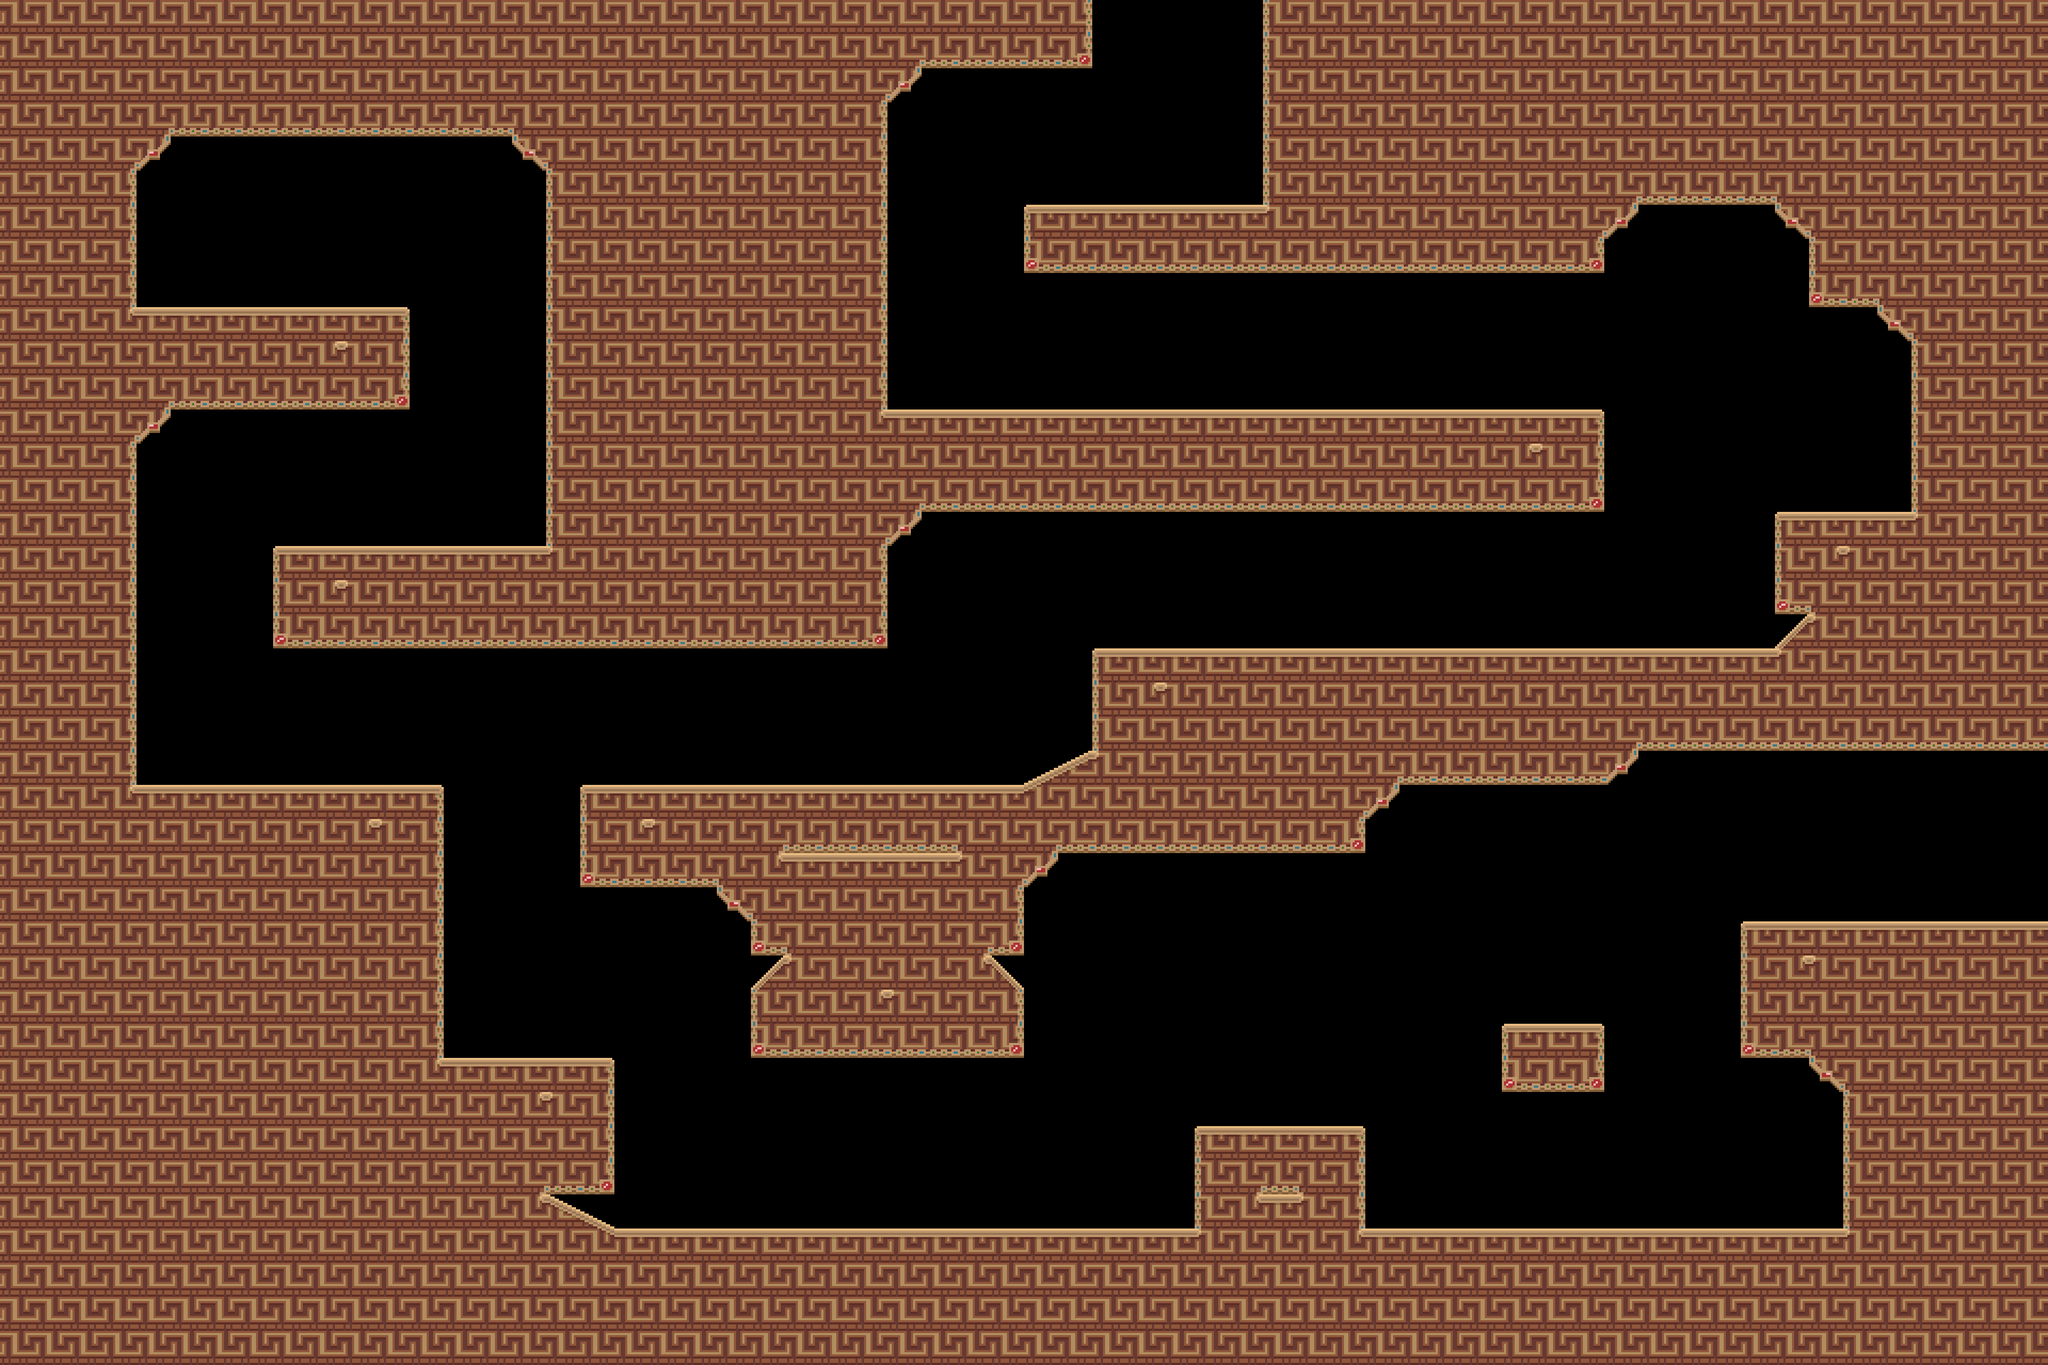

This game map was drawn from its Tiled (.tmx) file and the tilesets committed beside it. A one-line description and the full map source follow:
An orthogonal 60x40 tile map with 64x64 px tiles, 1 tile layer (tiles) and 6 objects (N, E, player).

<map version="1.4" tiledversion="1.4.3" orientation="orthogonal" renderorder="right-down" width="60" height="40" tilewidth="64" tileheight="64" infinite="0" nextlayerid="5" nextobjectid="10">
 <tileset firstgid="1" source="../tileset2.tsx" />
 <layer id="1" name="tiles" width="60" height="40">
  <data encoding="csv">
11,11,11,11,11,11,11,11,11,11,11,11,11,11,11,11,11,11,11,11,11,11,11,11,11,11,11,11,11,11,11,12,0,0,0,0,0,10,11,11,11,11,11,11,11,11,11,11,11,11,11,11,11,11,11,11,11,11,11,11,
11,11,11,11,11,11,11,11,11,11,11,11,11,11,11,11,11,11,11,11,11,11,11,11,11,11,5,20,20,20,20,21,0,0,0,0,0,10,11,11,11,11,11,11,11,11,11,11,11,11,11,11,11,11,11,11,11,11,11,11,
11,11,11,11,11,11,11,11,11,11,11,11,11,11,11,11,11,11,11,11,11,11,11,11,11,5,18,0,0,0,0,0,0,0,0,0,0,10,11,11,11,11,11,11,11,11,11,11,11,11,11,11,11,11,11,11,11,11,11,11,
11,11,11,11,5,20,20,20,20,20,20,20,20,20,20,6,11,11,11,11,11,11,11,11,11,12,0,0,0,0,0,0,0,0,0,0,0,10,11,11,11,11,11,11,11,11,11,11,11,11,11,11,11,11,11,11,11,11,11,11,
11,11,11,5,18,0,0,0,0,0,0,0,0,0,0,36,6,11,11,11,11,11,11,11,11,12,0,0,0,0,0,0,0,0,0,0,0,10,11,11,11,11,11,11,11,11,11,11,11,11,11,11,11,11,11,11,11,11,11,11,
11,11,11,12,0,0,0,0,0,0,0,0,0,0,0,0,10,11,11,11,11,11,11,11,11,12,0,0,0,0,0,0,0,0,0,0,0,10,11,11,11,11,11,11,11,11,11,5,20,20,20,20,6,11,11,11,11,11,11,11,
11,11,11,12,0,0,0,0,0,0,0,0,0,0,0,0,10,11,11,11,11,11,11,11,11,12,0,0,0,0,1,2,2,2,2,2,2,15,11,11,11,11,11,11,11,11,5,18,0,0,0,0,36,6,11,11,11,11,11,11,
11,11,11,12,0,0,0,0,0,0,0,0,0,0,0,0,10,11,11,11,11,11,11,11,11,12,0,0,0,0,19,20,20,20,20,20,20,20,20,20,20,20,20,20,20,20,21,0,0,0,0,0,0,10,11,11,11,11,11,11,
11,11,11,12,0,0,0,0,0,0,0,0,0,0,0,0,10,11,11,11,11,11,11,11,11,12,0,0,0,0,0,0,0,0,0,0,0,0,0,0,0,0,0,0,0,0,0,0,0,0,0,0,0,19,20,6,11,11,11,11,
11,11,11,14,2,2,2,2,2,2,2,3,0,0,0,0,10,11,11,11,11,11,11,11,11,12,0,0,0,0,0,0,0,0,0,0,0,0,0,0,0,0,0,0,0,0,0,0,0,0,0,0,0,0,0,36,6,11,11,11,
11,11,11,11,11,11,11,11,11,14,15,12,0,0,0,0,10,11,11,11,11,11,11,11,11,12,0,0,0,0,0,0,0,0,0,0,0,0,0,0,0,0,0,0,0,0,0,0,0,0,0,0,0,0,0,0,10,11,11,11,
11,11,11,11,5,20,20,20,20,20,20,21,0,0,0,0,10,11,11,11,11,11,11,11,11,12,0,0,0,0,0,0,0,0,0,0,0,0,0,0,0,0,0,0,0,0,0,0,0,0,0,0,0,0,0,0,10,11,11,11,
11,11,11,5,18,0,0,0,0,0,0,0,0,0,0,0,10,11,11,11,11,11,11,11,11,14,2,2,2,2,2,2,2,2,2,2,2,2,2,2,2,2,2,2,2,2,3,0,0,0,0,0,0,0,0,0,10,11,11,11,
11,11,11,12,0,0,0,0,0,0,0,0,0,0,0,0,10,11,11,11,11,11,11,11,11,11,11,11,11,11,11,11,11,11,11,11,11,11,11,11,11,11,11,11,14,15,12,0,0,0,0,0,0,0,0,0,10,11,11,11,
11,11,11,12,0,0,0,0,0,0,0,0,0,0,0,0,10,11,11,11,11,11,11,11,11,11,5,20,20,20,20,20,20,20,20,20,20,20,20,20,20,20,20,20,20,20,21,0,0,0,0,0,0,0,0,0,10,11,11,11,
11,11,11,12,0,0,0,0,0,0,0,0,0,0,0,0,10,11,11,11,11,11,11,11,11,5,18,0,0,0,0,0,0,0,0,0,0,0,0,0,0,0,0,0,0,0,0,0,0,0,0,0,1,2,2,2,15,11,11,11,
11,11,11,12,0,0,0,0,1,2,2,2,2,2,2,2,15,11,11,11,11,11,11,11,11,12,0,0,0,0,0,0,0,0,0,0,0,0,0,0,0,0,0,0,0,0,0,0,0,0,0,0,10,14,15,11,11,11,11,11,
11,11,11,12,0,0,0,0,10,14,15,11,11,11,11,11,11,11,11,11,11,11,11,11,11,12,0,0,0,0,0,0,0,0,0,0,0,0,0,0,0,0,0,0,0,0,0,0,0,0,0,0,19,6,11,11,11,11,11,11,
11,11,11,12,0,0,0,0,19,20,20,20,20,20,20,20,20,20,20,20,20,20,20,20,20,21,0,0,0,0,0,0,0,0,0,0,0,0,0,0,0,0,0,0,0,0,0,0,0,0,0,0,8,15,11,11,11,11,11,11,
11,11,11,12,0,0,0,0,0,0,0,0,0,0,0,0,0,0,0,0,0,0,0,0,0,0,0,0,0,0,0,0,1,2,2,2,2,2,2,2,2,2,2,2,2,2,2,2,2,2,2,2,15,11,11,11,11,11,11,11,
11,11,11,12,0,0,0,0,0,0,0,0,0,0,0,0,0,0,0,0,0,0,0,0,0,0,0,0,0,0,0,0,10,14,15,11,11,11,11,11,11,11,11,11,11,11,11,11,11,11,11,11,11,11,11,11,11,11,11,11,
11,11,11,12,0,0,0,0,0,0,0,0,0,0,0,0,0,0,0,0,0,0,0,0,0,0,0,0,0,0,0,0,10,11,11,11,11,11,11,11,11,11,11,11,11,11,11,5,20,20,20,20,20,20,20,20,20,20,20,20,
11,11,11,12,0,0,0,0,0,0,0,0,0,0,0,0,0,0,0,0,0,0,0,0,0,0,0,0,0,0,25,26,15,11,11,11,11,11,11,11,5,20,20,20,20,20,20,18,0,0,0,0,0,0,0,0,0,0,0,0,
11,11,11,14,2,2,2,2,2,2,2,2,3,0,0,0,0,1,2,2,2,2,2,2,2,2,2,2,2,2,34,11,11,11,11,11,11,11,11,5,18,0,0,0,0,0,0,0,0,0,0,0,0,0,0,0,0,0,0,0,
11,11,11,11,11,11,11,11,11,11,14,15,12,0,0,0,0,10,14,15,11,11,5,20,20,20,20,20,6,11,5,20,20,20,20,20,20,20,20,21,0,0,0,0,0,0,0,0,0,0,0,0,0,0,0,0,0,0,0,0,
11,11,11,11,11,11,11,11,11,11,11,11,12,0,0,0,0,19,20,20,20,6,14,2,2,2,2,2,15,5,18,0,0,0,0,0,0,0,0,0,0,0,0,0,0,0,0,0,0,0,0,0,0,0,0,0,0,0,0,0,
11,11,11,11,11,11,11,11,11,11,11,11,12,0,0,0,0,0,0,0,0,36,6,11,11,11,11,11,11,12,0,0,0,0,0,0,0,0,0,0,0,0,0,0,0,0,0,0,0,0,0,0,0,0,0,0,0,0,0,0,
11,11,11,11,11,11,11,11,11,11,11,11,12,0,0,0,0,0,0,0,0,0,19,6,11,11,11,11,5,21,0,0,0,0,0,0,0,0,0,0,0,0,0,0,0,0,0,0,0,0,0,1,2,2,2,2,2,2,2,2,
11,11,11,11,11,11,11,11,11,11,11,11,12,0,0,0,0,0,0,0,0,0,8,15,11,11,11,11,14,7,0,0,0,0,0,0,0,0,0,0,0,0,0,0,0,0,0,0,0,0,0,10,14,15,11,11,11,11,11,11,
11,11,11,11,11,11,11,11,11,11,11,11,12,0,0,0,0,0,0,0,0,0,10,11,11,14,15,11,11,12,0,0,0,0,0,0,0,0,0,0,0,0,0,0,0,0,0,0,0,0,0,10,11,11,11,11,11,11,11,11,
11,11,11,11,11,11,11,11,11,11,11,11,12,0,0,0,0,0,0,0,0,0,19,20,20,20,20,20,20,21,0,0,0,0,0,0,0,0,0,0,0,0,0,0,1,2,3,0,0,0,0,19,20,6,11,11,11,11,11,11,
11,11,11,11,11,11,11,11,11,11,11,11,14,2,2,2,2,3,0,0,0,0,0,0,0,0,0,0,0,0,0,0,0,0,0,0,0,0,0,0,0,0,0,0,19,20,21,0,0,0,0,0,0,36,6,11,11,11,11,11,
11,11,11,11,11,11,11,11,11,11,11,11,11,11,11,14,15,12,0,0,0,0,0,0,0,0,0,0,0,0,0,0,0,0,0,0,0,0,0,0,0,0,0,0,0,0,0,0,0,0,0,0,0,0,10,11,11,11,11,11,
11,11,11,11,11,11,11,11,11,11,11,11,11,11,11,11,11,12,0,0,0,0,0,0,0,0,0,0,0,0,0,0,0,0,0,1,2,2,2,3,0,0,0,0,0,0,0,0,0,0,0,0,0,0,10,11,11,11,11,11,
11,11,11,11,11,11,11,11,11,11,11,11,11,11,11,5,20,21,0,0,0,0,0,0,0,0,0,0,0,0,0,0,0,0,0,10,5,20,6,12,0,0,0,0,0,0,0,0,0,0,0,0,0,0,10,11,11,11,11,11,
11,11,11,11,11,11,11,11,11,11,11,11,11,11,11,14,23,24,0,0,0,0,0,0,0,0,0,0,0,0,0,0,0,0,0,10,14,2,15,12,0,0,0,0,0,0,0,0,0,0,0,0,0,0,10,11,11,11,11,11,
11,11,11,11,11,11,11,11,11,11,11,11,11,11,11,11,11,33,2,2,2,2,2,2,2,2,2,2,2,2,2,2,2,2,2,15,11,11,11,14,2,2,2,2,2,2,2,2,2,2,2,2,2,2,15,11,11,11,11,11,
11,11,11,11,11,11,11,11,11,11,11,11,11,11,11,11,11,11,11,11,11,11,11,11,11,11,11,11,11,11,11,11,11,11,11,11,11,11,11,11,11,11,11,11,11,11,11,11,11,11,11,11,11,11,11,11,11,11,11,11,
11,11,11,11,11,11,11,11,11,11,11,11,11,11,11,11,11,11,11,11,11,11,11,11,11,11,11,11,11,11,11,11,11,11,11,11,11,11,11,11,11,11,11,11,11,11,11,11,11,11,11,11,11,11,11,11,11,11,11,11,
11,11,11,11,11,11,11,11,11,11,11,11,11,11,11,11,11,11,11,11,11,11,11,11,11,11,11,11,11,11,11,11,11,11,11,11,11,11,11,11,11,11,11,11,11,11,11,11,11,11,11,11,11,11,11,11,11,11,11,11
</data>
 </layer>
 <objectgroup id="3" name="conx">
  <object id="8" name="N" x="2048" y="0" width="320" height="128" />
  <object id="9" name="E" x="3712" y="1408" width="128" height="320" />
 </objectgroup>
 <objectgroup id="4" name="spawns">
  <object id="7" name="player" x="384" y="512">
   <point />
  </object>
 </objectgroup>
 <objectgroup id="2" name="collision">
  <object id="1" x="0" y="0">
   <polygon points="0,0 2048,0 2048,128 1728,128 1664,192 1664,768 3008,768 3008,960 1728,960 1664,1024 1664,1216 512,1216 512,1024 1024,1024 1024,320 960,256 320,256 256,320 256,576 768,576 768,768 320,768 256,832 256,1472 832,1472 832,1984 1152,1984 1152,2240 1024,2240 1152,2304 2240,2304 2240,2112 2560,2112 2560,2304 3456,2304 3456,2048 3392,1984 3264,1984 3264,1728 3840,1728 3840,2560 0,2560" />
  </object>
  <object id="2" x="2368" y="0">
   <polygon points="0,0 1472,0 1472,1408 704,1408 640,1472 256,1472 192,1536 192,1600 -384,1600 -448,1664 -448,1792 -512,1792 -448,1856 -448,1984 -960,1984 -960,1856 -896,1792 -960,1792 -960,1728 -1024,1664 -1280,1664 -1280,1472 -448,1472 -320,1408 -320,1216 960,1216 1024,1152 960,1152 960,960 1216,960 1216,640 1152,576 1024,576 1024,448 960,384 704,384 640,448 640,512 -448,512 -448,384 0,384" />
  </object>
  <object id="4" x="2816" y="1920">
   <polygon points="0,0 192,0 192,128 0,128" />
  </object>
 </objectgroup>
</map>
